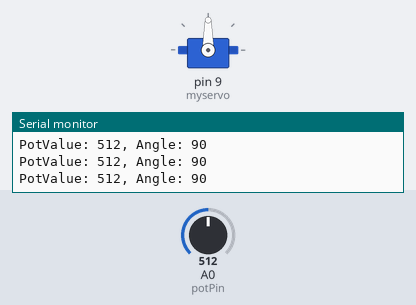
This sketch was run on a simulated Arduino Uno, built with avr-gcc and run on an emulated ATmega328P. On the bench: servo, the last lines printed to the serial monitor. The inputs (shaded band) are chosen by the test bench; at power-on: A0 (potPin) = 512.

Above: at 1.2 s.
1.3 s: A0 (potPin) set to 108
At 1.8 s:
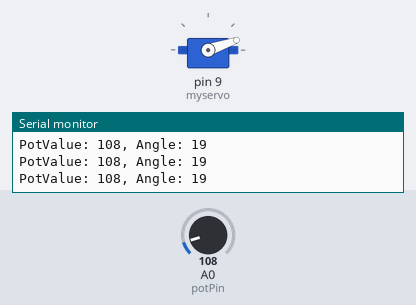
2.8 s: A0 (potPin) set to 95
At 3.7 s:
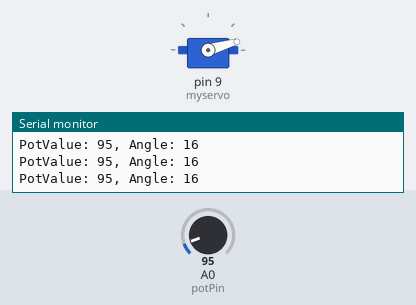
4.3 s: A0 (potPin) set to 122
At 5.1 s:
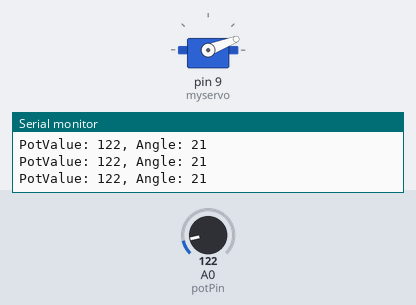
5.8 s: A0 (potPin) set to 555
At 6.8 s:
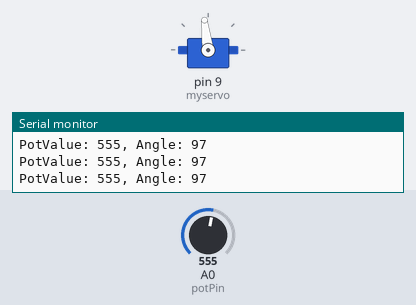
8.8 s: A0 (potPin) set to 580
At 9.2 s:
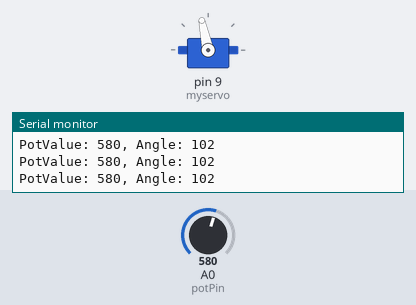
10.3 s: A0 (potPin) set to 987
At 11.1 s:
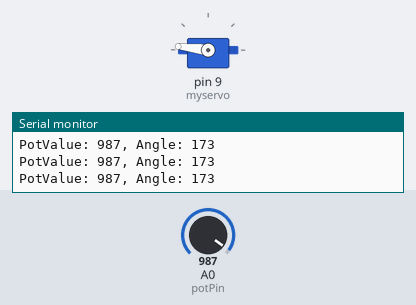
11.8 s: A0 (potPin) set to 1013
Timing chart, 0 to 14.8 s (numbered marks = the images above; inputs shaded):
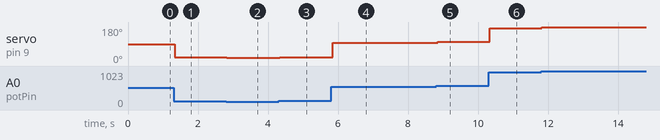

Measured:
- after the input at 1.3 s, servo on pin 9 (myservo): 90° → 19° at once
- after the input at 2.8 s, servo on pin 9 (myservo): 19° → 16° at once
- after the input at 4.3 s, servo on pin 9 (myservo): 16° → 21° at once
- after the input at 5.8 s, servo on pin 9 (myservo): 21° → 97° after 0.05 s
- after the input at 8.8 s, servo on pin 9 (myservo): 97° → 102° after 0.05 s
- after the input at 10.3 s, servo on pin 9 (myservo): 102° → 173° at once
- after the input at 11.8 s, servo on pin 9 (myservo): 173° → 178° at once

The sketch:

05-mood_cue.ino
```cpp
#include<Servo.h>

Servo myservo;

const int potPin = A0;

int potValue;
int angle;


void setup() {
  // put your setup code here, to run once:
  myservo.attach(9);

  Serial.begin(9600);

}

void loop() {
  // put your main code here, to run repeatedly:
  potValue = analogRead(potPin);
  Serial.print("PotValue: ");
  Serial.print(potValue);

  angle = map(potValue, 0, 1023, 0, 180);
  Serial.print(", Angle: ");
  Serial.println(angle);

  myservo.write(angle);

  delay(1);

}
```
